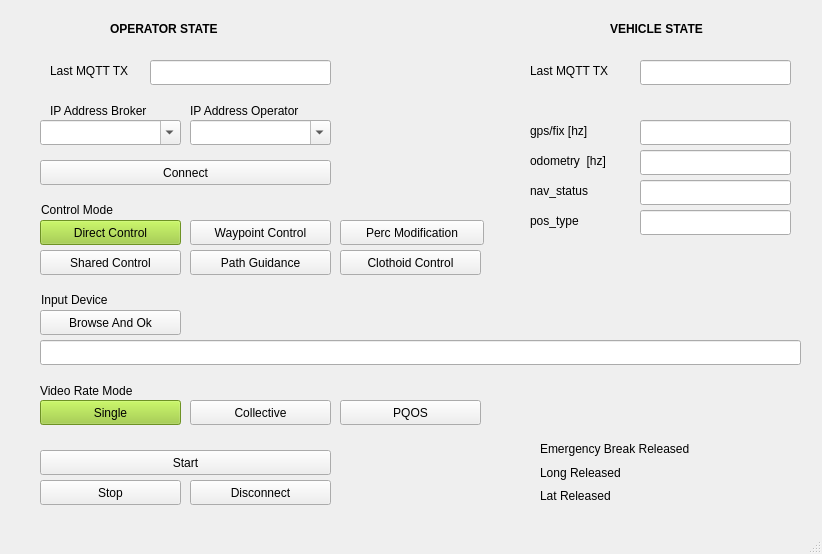
<?xml version="1.0" encoding="UTF-8"?>
<ui version="4.0">
 <class>OperatorManagerWidget</class>
 <widget class="QMainWindow" name="OperatorManagerWidget">
  <property name="geometry">
   <rect>
    <x>0</x>
    <y>0</y>
    <width>822</width>
    <height>554</height>
   </rect>
  </property>
  <property name="windowTitle">
   <string>OperatorManagerWidget</string>
  </property>
  <widget class="QWidget" name="centralwidget">
   <widget class="QPushButton" name="PushButton_Connect">
    <property name="geometry">
     <rect>
      <x>40</x>
      <y>160</y>
      <width>291</width>
      <height>25</height>
     </rect>
    </property>
    <property name="text">
     <string>Connect</string>
    </property>
   </widget>
   <widget class="QComboBox" name="ComboBox_IpAddressBroker">
    <property name="geometry">
     <rect>
      <x>40</x>
      <y>120</y>
      <width>141</width>
      <height>25</height>
     </rect>
    </property>
    <property name="editable">
     <bool>true</bool>
    </property>
   </widget>
   <widget class="QLabel" name="Label_IpAddressBroker">
    <property name="geometry">
     <rect>
      <x>50</x>
      <y>100</y>
      <width>141</width>
      <height>21</height>
     </rect>
    </property>
    <property name="text">
     <string>IP Address Broker</string>
    </property>
   </widget>
   <widget class="QComboBox" name="ComboBox_IpAddressOperator">
    <property name="geometry">
     <rect>
      <x>190</x>
      <y>120</y>
      <width>141</width>
      <height>25</height>
     </rect>
    </property>
    <property name="editable">
     <bool>true</bool>
    </property>
   </widget>
   <widget class="QLabel" name="Label_IpAddressOperator">
    <property name="geometry">
     <rect>
      <x>190</x>
      <y>100</y>
      <width>141</width>
      <height>21</height>
     </rect>
    </property>
    <property name="text">
     <string>IP Address Operator</string>
    </property>
   </widget>
   <widget class="QLabel" name="Label_OperatorState">
    <property name="geometry">
     <rect>
      <x>110</x>
      <y>20</y>
      <width>131</width>
      <height>17</height>
     </rect>
    </property>
    <property name="font">
     <font>
      <weight>75</weight>
      <bold>true</bold>
     </font>
    </property>
    <property name="text">
     <string>OPERATOR STATE</string>
    </property>
   </widget>
   <widget class="QLabel" name="Label_VehicleState">
    <property name="geometry">
     <rect>
      <x>610</x>
      <y>20</y>
      <width>111</width>
      <height>17</height>
     </rect>
    </property>
    <property name="font">
     <font>
      <weight>75</weight>
      <bold>true</bold>
     </font>
    </property>
    <property name="text">
     <string>VEHICLE STATE</string>
    </property>
   </widget>
   <widget class="QLabel" name="Label_LastTXOperator">
    <property name="geometry">
     <rect>
      <x>50</x>
      <y>60</y>
      <width>101</width>
      <height>21</height>
     </rect>
    </property>
    <property name="text">
     <string>Last MQTT TX</string>
    </property>
   </widget>
   <widget class="QLabel" name="Label_LastTXVehicle">
    <property name="geometry">
     <rect>
      <x>530</x>
      <y>60</y>
      <width>101</width>
      <height>21</height>
     </rect>
    </property>
    <property name="text">
     <string>Last MQTT TX</string>
    </property>
   </widget>
   <widget class="QLineEdit" name="LineEdit_LastTXOperator">
    <property name="geometry">
     <rect>
      <x>150</x>
      <y>60</y>
      <width>181</width>
      <height>25</height>
     </rect>
    </property>
   </widget>
   <widget class="QLineEdit" name="LineEdit_LastTXVehicle">
    <property name="geometry">
     <rect>
      <x>640</x>
      <y>60</y>
      <width>151</width>
      <height>25</height>
     </rect>
    </property>
   </widget>
   <widget class="QPushButton" name="PushButton_DirectControl">
    <property name="geometry">
     <rect>
      <x>40</x>
      <y>220</y>
      <width>141</width>
      <height>25</height>
     </rect>
    </property>
    <property name="maximumSize">
     <size>
      <width>16777215</width>
      <height>16777215</height>
     </size>
    </property>
    <property name="styleSheet">
     <string notr="true">background-color: rgb(154,205,50)</string>
    </property>
    <property name="text">
     <string>Direct Control</string>
    </property>
   </widget>
   <widget class="QPushButton" name="PushButton_WayPointControl">
    <property name="geometry">
     <rect>
      <x>190</x>
      <y>220</y>
      <width>141</width>
      <height>25</height>
     </rect>
    </property>
    <property name="maximumSize">
     <size>
      <width>16777215</width>
      <height>16777215</height>
     </size>
    </property>
    <property name="text">
     <string>Waypoint Control</string>
    </property>
   </widget>
   <widget class="QPushButton" name="PushButton_ObjectModification">
    <property name="geometry">
     <rect>
      <x>340</x>
      <y>220</y>
      <width>144</width>
      <height>25</height>
     </rect>
    </property>
    <property name="maximumSize">
     <size>
      <width>16777215</width>
      <height>16777215</height>
     </size>
    </property>
    <property name="text">
     <string>Perc Modification</string>
    </property>
   </widget>
   <widget class="QLabel" name="Label_ControlMode">
    <property name="geometry">
     <rect>
      <x>41</x>
      <y>201</y>
      <width>94</width>
      <height>17</height>
     </rect>
    </property>
    <property name="text">
     <string>Control Mode</string>
    </property>
   </widget>
   <widget class="QLabel" name="Label_InputDevice">
    <property name="geometry">
     <rect>
      <x>41</x>
      <y>291</y>
      <width>86</width>
      <height>17</height>
     </rect>
    </property>
    <property name="text">
     <string>Input Device</string>
    </property>
   </widget>
   <widget class="QLabel" name="Label_VideoRateMode">
    <property name="geometry">
     <rect>
      <x>40</x>
      <y>380</y>
      <width>121</width>
      <height>21</height>
     </rect>
    </property>
    <property name="text">
     <string>Video Rate Mode</string>
    </property>
   </widget>
   <widget class="QPushButton" name="PushButton_VideoRate_Single">
    <property name="geometry">
     <rect>
      <x>40</x>
      <y>400</y>
      <width>141</width>
      <height>25</height>
     </rect>
    </property>
    <property name="maximumSize">
     <size>
      <width>141</width>
      <height>16777215</height>
     </size>
    </property>
    <property name="styleSheet">
     <string notr="true">background-color:rgb(154,205,50)</string>
    </property>
    <property name="text">
     <string>Single</string>
    </property>
   </widget>
   <widget class="QPushButton" name="PushButton_VideoRate_PQOS">
    <property name="geometry">
     <rect>
      <x>340</x>
      <y>400</y>
      <width>141</width>
      <height>25</height>
     </rect>
    </property>
    <property name="maximumSize">
     <size>
      <width>141</width>
      <height>16777215</height>
     </size>
    </property>
    <property name="text">
     <string>PQOS</string>
    </property>
   </widget>
   <widget class="QPushButton" name="PushButton_VideoRate_Collective">
    <property name="geometry">
     <rect>
      <x>190</x>
      <y>400</y>
      <width>141</width>
      <height>25</height>
     </rect>
    </property>
    <property name="maximumSize">
     <size>
      <width>141</width>
      <height>16777215</height>
     </size>
    </property>
    <property name="text">
     <string>Collective</string>
    </property>
   </widget>
   <widget class="QPushButton" name="PushButton_Start">
    <property name="geometry">
     <rect>
      <x>40</x>
      <y>450</y>
      <width>291</width>
      <height>25</height>
     </rect>
    </property>
    <property name="text">
     <string>Start</string>
    </property>
   </widget>
   <widget class="QPushButton" name="PushButton_Stop">
    <property name="geometry">
     <rect>
      <x>40</x>
      <y>480</y>
      <width>141</width>
      <height>25</height>
     </rect>
    </property>
    <property name="text">
     <string>Stop</string>
    </property>
   </widget>
   <widget class="QPushButton" name="PushButton_Disconnect">
    <property name="geometry">
     <rect>
      <x>190</x>
      <y>480</y>
      <width>141</width>
      <height>25</height>
     </rect>
    </property>
    <property name="text">
     <string>Disconnect</string>
    </property>
   </widget>
   <widget class="QWidget" name="layoutWidget">
    <property name="geometry">
     <rect>
      <x>540</x>
      <y>440</y>
      <width>187</width>
      <height>65</height>
     </rect>
    </property>
    <layout class="QVBoxLayout" name="verticalLayout">
     <item>
      <widget class="QLabel" name="Label_EmergencyBreakReleased">
       <property name="text">
        <string>Emergency Break Released</string>
       </property>
      </widget>
     </item>
     <item>
      <widget class="QLabel" name="Label_LongReleased">
       <property name="text">
        <string>Long Released</string>
       </property>
      </widget>
     </item>
     <item>
      <widget class="QLabel" name="Label_LatReleased">
       <property name="text">
        <string>Lat Released</string>
       </property>
      </widget>
     </item>
    </layout>
   </widget>
   <widget class="QPushButton" name="PushButton_SharedControl">
    <property name="geometry">
     <rect>
      <x>40</x>
      <y>250</y>
      <width>141</width>
      <height>25</height>
     </rect>
    </property>
    <property name="maximumSize">
     <size>
      <width>16777215</width>
      <height>16777215</height>
     </size>
    </property>
    <property name="text">
     <string>Shared Control</string>
    </property>
   </widget>
   <widget class="QPushButton" name="PushButton_PathGuidance">
    <property name="geometry">
     <rect>
      <x>190</x>
      <y>250</y>
      <width>141</width>
      <height>25</height>
     </rect>
    </property>
    <property name="maximumSize">
     <size>
      <width>16777215</width>
      <height>16777215</height>
     </size>
    </property>
    <property name="text">
     <string>Path Guidance</string>
    </property>
   </widget>
   <widget class="QLabel" name="Label_GPSFix">
    <property name="geometry">
     <rect>
      <x>530</x>
      <y>120</y>
      <width>101</width>
      <height>21</height>
     </rect>
    </property>
    <property name="text">
     <string>gps/fix [hz]</string>
    </property>
   </widget>
   <widget class="QLineEdit" name="LineEdit_GPSFix">
    <property name="geometry">
     <rect>
      <x>640</x>
      <y>120</y>
      <width>151</width>
      <height>25</height>
     </rect>
    </property>
   </widget>
   <widget class="QLabel" name="Label_Odometry">
    <property name="geometry">
     <rect>
      <x>530</x>
      <y>150</y>
      <width>101</width>
      <height>21</height>
     </rect>
    </property>
    <property name="text">
     <string>odometry  [hz]</string>
    </property>
   </widget>
   <widget class="QLabel" name="Label_Nav_Status">
    <property name="geometry">
     <rect>
      <x>530</x>
      <y>180</y>
      <width>101</width>
      <height>21</height>
     </rect>
    </property>
    <property name="text">
     <string>nav_status</string>
    </property>
   </widget>
   <widget class="QLabel" name="Label_Pos_Type">
    <property name="geometry">
     <rect>
      <x>530</x>
      <y>210</y>
      <width>101</width>
      <height>21</height>
     </rect>
    </property>
    <property name="text">
     <string>pos_type</string>
    </property>
   </widget>
   <widget class="QLineEdit" name="LineEdit_Odometry">
    <property name="geometry">
     <rect>
      <x>640</x>
      <y>150</y>
      <width>151</width>
      <height>25</height>
     </rect>
    </property>
   </widget>
   <widget class="QLineEdit" name="LineEdit_Nav_Status">
    <property name="geometry">
     <rect>
      <x>640</x>
      <y>180</y>
      <width>151</width>
      <height>25</height>
     </rect>
    </property>
   </widget>
   <widget class="QLineEdit" name="LineEdit_Pos_Type">
    <property name="geometry">
     <rect>
      <x>640</x>
      <y>210</y>
      <width>151</width>
      <height>25</height>
     </rect>
    </property>
   </widget>
   <widget class="QPushButton" name="PushButton_ClothoidControl">
    <property name="geometry">
     <rect>
      <x>340</x>
      <y>250</y>
      <width>141</width>
      <height>25</height>
     </rect>
    </property>
    <property name="maximumSize">
     <size>
      <width>16777215</width>
      <height>16777215</height>
     </size>
    </property>
    <property name="text">
     <string>Clothoid Control</string>
    </property>
   </widget>
   <widget class="QPushButton" name="PushButton_BrowseAndOk">
    <property name="geometry">
     <rect>
      <x>40</x>
      <y>310</y>
      <width>141</width>
      <height>25</height>
     </rect>
    </property>
    <property name="maximumSize">
     <size>
      <width>16777215</width>
      <height>16777215</height>
     </size>
    </property>
    <property name="text">
     <string>Browse And Ok</string>
    </property>
   </widget>
   <widget class="QLineEdit" name="LineEdit_PathToInputDevice">
    <property name="geometry">
     <rect>
      <x>40</x>
      <y>340</y>
      <width>761</width>
      <height>25</height>
     </rect>
    </property>
   </widget>
  </widget>
  <widget class="QMenuBar" name="menubar">
   <property name="geometry">
    <rect>
     <x>0</x>
     <y>0</y>
     <width>822</width>
     <height>22</height>
    </rect>
   </property>
  </widget>
  <widget class="QStatusBar" name="statusbar"/>
 </widget>
 <resources/>
 <connections/>
</ui>
